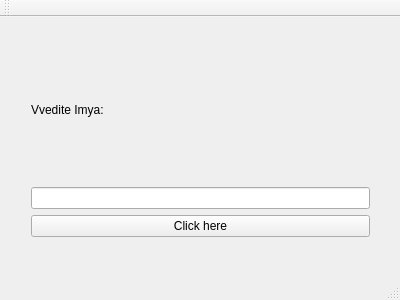
<?xml version="1.0" encoding="UTF-8"?>
<ui version="4.0">
 <class>MainWindow</class>
 <widget class="QMainWindow" name="MainWindow">
  <property name="geometry">
   <rect>
    <x>0</x>
    <y>0</y>
    <width>400</width>
    <height>300</height>
   </rect>
  </property>
  <property name="windowTitle">
   <string>MainWindow</string>
  </property>
  <widget class="QWidget" name="centralWidget">
   <widget class="QWidget" name="verticalLayoutWidget">
    <property name="geometry">
     <rect>
      <x>20</x>
      <y>10</y>
      <width>361</width>
      <height>221</height>
     </rect>
    </property>
    <layout class="QVBoxLayout" name="verticalLayout">
     <item>
      <widget class="QLabel" name="label">
       <property name="text">
        <string>Vvedite Imya:</string>
       </property>
      </widget>
     </item>
     <item>
      <widget class="QLineEdit" name="le_Name"/>
     </item>
     <item>
      <widget class="QPushButton" name="btn_Go">
       <property name="text">
        <string>Click here</string>
       </property>
      </widget>
     </item>
    </layout>
   </widget>
  </widget>
  <widget class="QMenuBar" name="menuBar">
   <property name="geometry">
    <rect>
     <x>0</x>
     <y>0</y>
     <width>400</width>
     <height>25</height>
    </rect>
   </property>
  </widget>
  <widget class="QToolBar" name="mainToolBar">
   <attribute name="toolBarArea">
    <enum>TopToolBarArea</enum>
   </attribute>
   <attribute name="toolBarBreak">
    <bool>false</bool>
   </attribute>
  </widget>
  <widget class="QStatusBar" name="statusBar"/>
 </widget>
 <layoutdefault spacing="6" margin="11"/>
 <resources/>
 <connections/>
</ui>
